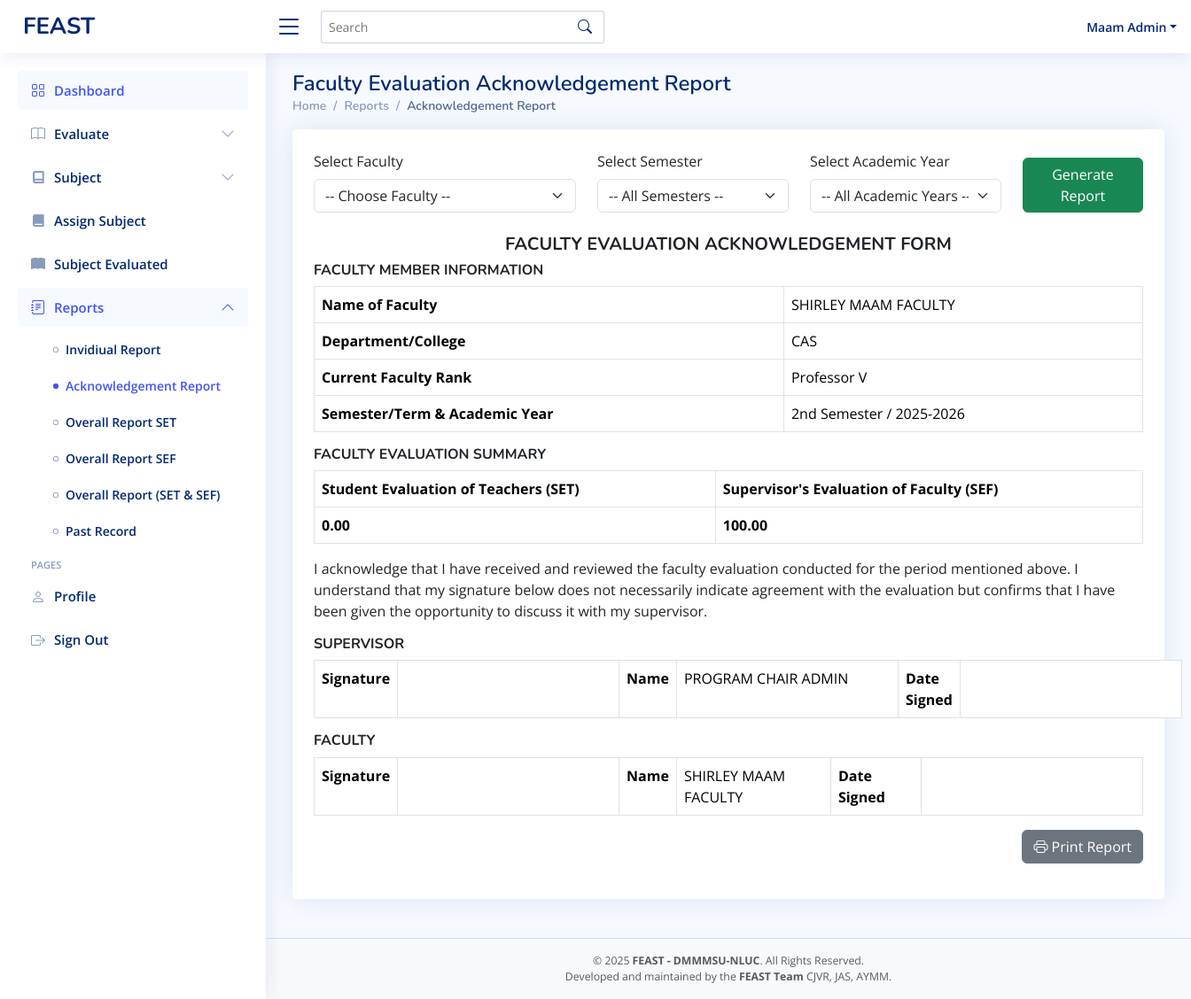
Page /admin-acknowledgementreport.php?faculty_id=002-0000-0 (signed in) on the committed database.
### tables this page shows
CREATE TABLE `faculty` (
  `idnumber` varchar(11) NOT NULL,
  `first_name` varchar(50) NOT NULL,
  `mid_name` varchar(50) NOT NULL,
  `last_name` varchar(50) NOT NULL,
  `password` varchar(50) DEFAULT NULL,
  `department` varchar(50) NOT NULL,
  `faculty_rank` varchar(50) DEFAULT NULL,
  `role` varchar(50) NOT NULL DEFAULT 'faculty',
  `status` varchar(11) NOT NULL DEFAULT 'active'
);

CREATE TABLE `admin_evaluation` (
  `id` int(11) NOT NULL,
  `evaluator_id` varchar(50) NOT NULL,
  `evaluatee_id` varchar(50) NOT NULL,
  `evaluator_position` varchar(50) NOT NULL,
  `academic_year` varchar(20) NOT NULL,
  `semester` enum('1st Semester','2nd Semester','Summer') NOT NULL,
  `total_score` int(11) NOT NULL,
  `computed_rating` decimal(5,2) NOT NULL,
  `comments` text DEFAULT NULL,
  `department` varchar(100) DEFAULT NULL,
  `evaluation_date` datetime DEFAULT current_timestamp()
);

### admin-acknowledgementreport.php (the view, shortened to what this page needs)
<?php
include 'conn/conn.php';
?>
<!DOCTYPE html>
<html lang="en">
<head>
  <?php include 'header.php'; ?>
</head>
<body>
  <?php include 'admin-header.php' ?>
  <aside id="sidebar" class="sidebar">
    <ul class="sidebar-nav" id="sidebar-nav">
      <li class="nav-item">
        <a class="nav-link" href="admin-dashboard.php">
          <i class="bi bi-grid"></i>
          <span>Dashboard</span>
        </a>
      </li>
      <li class="nav-item">
        <a class="nav-link collapsed" data-bs-target="#charts-nav" data-bs-toggle="collapse" href="#">
          <i class="bi bi-book"></i><span>Evaluate</span><i class="bi bi-chevron-down ms-auto"></i>
        </a>
      </li>
      <li class="nav-item">
        <a class="nav-link collapsed" data-bs-target="#subject" data-bs-toggle="collapse" href="#">
          <i class="ri-book-line"></i><span>Subject</span><i class="bi bi-chevron-down ms-auto"></i>
        </a>
      </li>
      <li class="nav-item">
        <a class="nav-link collapsed" href="admin-studentsubject.php">
          <i class="ri-book-fill"></i>
          <span>Assign Subject</span>
        </a>
      </li>
      <li class="nav-item">
        <a class="nav-link collapsed" href="admin-evaluatedsubject.php">
          <i class="bi bi-book-fill"></i>
          <span>Subject Evaluated</span>
        </a>
      </li>
      <li class="nav-item">
        <a class="nav-link collapse" data-bs-target="#reports" data-bs-toggle="collapse" href="#">
          <i class="bi bi-journal-text"></i><span>Reports</span><i class="bi bi-chevron-down ms-auto"></i>
        </a>
        <ul id="reports" class="nav-content collapse show" data-bs-parent="#sidebar-nav">
          <li>
            <a href="admin-individualreport.php">
              <i class="bi bi-circle"></i><span>Invidiual Report</span>
            </a>
          </li>
          <li>
            <a href="admin-acknowledgementreport.php" class="active">
              <i class="bi bi-circle"></i><span>Acknowledgement Report</span>
            </a>
          </li>
          <li>
            <a href="admin-overallreport-set.php">
              <i class="bi bi-circle"></i><span>Overall Report SET</span>
            </a>
          </li>
      </li>
      <li>
        <a href="admin-overallreport-sef.php">
          <i class="bi bi-circle"></i><span>Overall Report SEF</span>
        </a>
      </li>
      <li>
        <a href="admin-overallreport.php">
          <i class="bi bi-circle"></i><span>Overall Report (SET & SEF)</span>
        </a>
      </li>
      <li>
        <a href="admin-pastrecords.php">
          <i class="bi bi-circle"></i><span>Past Record</span>
        </a>
      </li>
    </ul>
    <li class="nav-heading">Pages</li>
    <li class="nav-item">
      <a class="nav-link collapsed" href="admin-user-profile.php">
        <i class="bi bi-person"></i>
        <span>Profile</span>
      </a>
    </li>
    <li class="nav-item">
      <a class="nav-link collapsed" href="logout.php">
        <i class="bi bi-box-arrow-right"></i>
        <span>Sign Out</span>
      </a>
    </li>
  </aside>
  <main id="main" class="main">
    <div class="pagetitle">
      <h1>Faculty Evaluation Acknowledgement Report</h1>
      <nav>
        <ol class="breadcrumb">
          <li class="breadcrumb-item"><a href="admin-dashboard.php">Home</a></li>
          <li class="breadcrumb-item">Reports</li>
          <li class="breadcrumb-item active">Acknowledgement Report</li>
        </ol>
      </nav>
    </div>
    <div class="card p-4 mb-4">
      <form method="GET" action="admin-acknowledgementreport.php">
        <div class="row align-items-end mb-4">
          <div class="col-md-4">
            <label for="faculty_id" class="form-label">Select Faculty</label>
            <select class="form-select" name="faculty_id" id="faculty_id" required>
              <option value="" disabled selected>-- Choose Faculty --</option>
            </select>
          </div>
          <div class="col-md-3">
            <label for="semester" class="form-label">Select Semester</label>
            <select class="form-select" name="semester" id="semester">
              <option value="">-- All Semesters --</option>
            </select>
          </div>
          <div class="col-md-3">
            <label for="academic_year" class="form-label">Select Academic Year</label>
            <select class="form-select" name="academic_year" id="academic_year">
              <option value="">-- All Academic Years --</option>
            </select>
          </div>
          <div class="col-md-2">
            <button type="submit" class="btn btn-success mt-3 mt-md-0 w-100">Generate Report</button>
          </div>
        </div>
      </form>
      <?php
      if (isset($_GET['faculty_id'])) {
        $faculty_id = $_GET['faculty_id'];
        $params_types = "s";
        $params_values = [$faculty_id];
        $admin_eval_where_clauses = ["evaluatee_id = ?"];
        $eval_where_clauses = ["faculty_id = ?"];
        $admin_eval_where_sql = implode(' AND ', $admin_eval_where_clauses);
        $eval_where_sql = implode(' AND ', $eval_where_clauses);
        $fname = $mname = $lname = $dept = $rank = '';
        $stmt = $conn->prepare("SELECT first_name, mid_name, last_name, department, faculty_rank FROM faculty WHERE idnumber = ?");
        if ($stmt) {
          $stmt->bind_param("s", $faculty_id);
          $stmt->execute();
          $stmt->bind_result($fname, $mname, $lname, $dept, $rank);
        }
        $full_name = strtoupper("$fname $mname $lname");
        $dept_display = strtoupper($dept);
        $rank_display = ucwords($rank);
        $sem = "N/A";
        $sy = "N/A";
        $stmt_sem_sy = $conn->prepare("SELECT semester, academic_year FROM admin_evaluation WHERE " . $admin_eval_where_sql . " ORDER BY evaluation_date DESC LIMIT 1");
        if ($stmt_sem_sy) {
          $stmt_sem_sy->bind_param($params_types, ...$params_values);
          $stmt_sem_sy->execute();
          $stmt_sem_sy->bind_result($sem_res, $sy_res);
          if ($stmt_sem_sy->fetch()) {
            $sem = $sem_res;
            $sy = $sy_res;
          }
        }
        $set_avg = '0.00';
        $stmt_set_avg = $conn->prepare("SELECT AVG(computed_rating) as avg FROM evaluation WHERE " . $eval_where_sql);
        if ($stmt_set_avg) {
          $stmt_set_avg->bind_param($params_types, ...$params_values);
          $stmt_set_avg->execute();
          $stmt_set_avg->bind_result($avg_res);
          if ($stmt_set_avg->fetch()) {
            $set_avg = number_format($avg_res, 2);
          }
        }
        $sef_avg = '0.00';
        $stmt_sef_avg = $conn->prepare("SELECT AVG(computed_rating) as avg FROM admin_evaluation WHERE " . $admin_eval_where_sql);
        if ($stmt_sef_avg) {
          $stmt_sef_avg->bind_param($params_types, ...$params_values);
          $stmt_sef_avg->execute();
          $stmt_sef_avg->bind_result($avg_res);
          if ($stmt_sef_avg->fetch()) {
            $sef_avg = number_format($avg_res, 2);
          }
        }
        $evaluator_name = '';
        $stmt_evaluator = $conn->prepare("SELECT evaluator_id FROM admin_evaluation WHERE " . $admin_eval_where_sql . " ORDER BY evaluation_date DESC LIMIT 1");
        if ($stmt_evaluator) {
          $stmt_evaluator->bind_param($params_types, ...$params_values);
          $stmt_evaluator->execute();
          $stmt_evaluator->bind_result($admin_evaluator_id);
          if ($stmt_evaluator->fetch()) {
            $stmt_admin_info = $conn->prepare("SELECT first_name, mid_name, last_name FROM admin WHERE idnumber = ?");
            if ($stmt_admin_info) {
              $stmt_admin_info->bind_param("s", $admin_evaluator_id);
              $stmt_admin_info->execute();
              $stmt_admin_info->bind_result($admin_fname, $admin_mname, $admin_lname);
              if ($stmt_admin_info->fetch()) {
                $evaluator_name = strtoupper($admin_fname . ' ' . $admin_mname . ' ' . $admin_lname);
              }
            }
          } else {
            $stmt_evaluator->close();
          }
        }
      ?>
        <div id="printSection">
          <h5 class="text-center"><strong>FACULTY EVALUATION ACKNOWLEDGEMENT FORM</strong></h5>
          <h6><strong>FACULTY MEMBER INFORMATION</strong></h6>
          <table class="table table-bordered w-100">
            <tr>
              <th>Name of Faculty</th>
              <td><?= htmlspecialchars($full_name) ?></td>
            </tr>
            <tr>
              <th>Department/College</th>
              <td><?= htmlspecialchars($dept_display) ?></td>
            </tr>
            <tr>
              <th>Current Faculty Rank</th>
              <td><?= htmlspecialchars($rank_display) ?></td>
            </tr>
            <tr>
              <th>Semester/Term & Academic Year</th>
              <td><?= htmlspecialchars($sem) ?> / <?= htmlspecialchars($sy) ?></td>
            </tr>
          </table>
          <h6><strong>FACULTY EVALUATION SUMMARY</strong></h6>
          <table class="table table-bordered text-center w-100">
            <thead>
              <tr>
                <th>Student Evaluation of Teachers (SET)</th>
                <th>Supervisor's Evaluation of Faculty (SEF)</th>
              </tr>
            </thead>
            <tbody>
              <tr>
                <td><strong><?= htmlspecialchars($set_avg) ?></strong></td>
                <td><strong><?= htmlspecialchars($sef_avg) ?></strong></td>
              </tr>
            </tbody>
          </table>
          <p>
            I acknowledge that I have received and reviewed the faculty evaluation conducted for the period mentioned above.
            I understand that my signature below does not necessarily indicate agreement with the evaluation but confirms that I have been given the opportunity to discuss it with my supervisor.
          </p>
          <h6><strong>SUPERVISOR</strong></h6>
          <table class="table table-bordered w-100">
            <tr>
              <th>Signature</th>
              <td class="signature-box"></td>
              <th>Name</th>
              <td class="signature-box"><?= htmlspecialchars($evaluator_name) ?></td>
              <th>Date Signed</th>
              <td class="signature-box"></td>
            </tr>
          </table>
          <h6><strong>FACULTY</strong></h6>
          <table class="table table-bordered w-100 table-responsive">
            <tr>
              <th>Signature</th>
              <td class="signature-box"></td>
              <th>Name</th>
              <td><?= htmlspecialchars($full_name) ?></td>
              <th>Date Signed</th>
              <td class="signature-box"></td>
            </tr>
          </table>
        </div>
        <div class="text-end mb-3">
          <?php
          $print_url = "admin-acknowledgementreport-print.php?faculty_id=" . urlencode($faculty_id);
          ?>
          <a href="<?= $print_url ?>" target="_blank" class="btn btn-secondary">
            <i class="bi bi-printer"></i> Print Report
          </a>
        </div>
      <?php } ?>
    </div>
  </main>
  <?php include 'footer.php' ?>
</body>
</html>

### assets/css/style.css (style rules this page uses)
:root { scroll-behavior: smooth; }
body { font-family: "Open Sans", sans-serif; background: #f6f9ff; color: #444444; }
a { color: #4154f1; text-decoration: none; }
h1, h2, h3, h4, h5, h6 { font-family: "Nunito", sans-serif; }
#main { margin-top: 60px; padding: 20px 30px; transition: all 0.3s; }
.pagetitle { margin-bottom: 10px; }
.pagetitle h1 { font-size: 24px; margin-bottom: 0; font-weight: 600; color: #012970; }
.card { margin-bottom: 30px; border: none; border-radius: 5px; box-shadow: 0px 0 30px rgba(1, 41, 112, 0.1); }
.breadcrumb { font-size: 14px; font-family: "Nunito", sans-serif; color: #899bbd; font-weight: 600; }
.breadcrumb a { color: #899bbd; transition: 0.3s; }
.breadcrumb .breadcrumb-item::before { color: #899bbd; }
.breadcrumb .active { color: #51678f; font-weight: 600; }
.sidebar { position: fixed; top: 60px; left: 0; bottom: 0; width: 300px; z-index: 996; transition: all 0.3s; padding: 20px; overflow-y: auto; scrollbar-width: thin; scrollbar-color: #aab7cf transparent; box-shadow: 0px 0px 20px rgba(1, 41, 112, 0.1); background-color: #fff; }
@media (min-width: 1200px) { #main, #footer { margin-left: 300px; } }
.sidebar-nav { padding: 0; margin: 0; list-style: none; }
.sidebar-nav li { padding: 0; margin: 0; list-style: none; }
.sidebar-nav .nav-item { margin-bottom: 5px; }
.sidebar-nav .nav-heading { font-size: 11px; text-transform: uppercase; color: #899bbd; font-weight: 600; margin: 10px 0 5px 15px; }
.sidebar-nav .nav-link { display: flex; align-items: center; font-size: 15px; font-weight: 600; color: #4154f1; transition: 0.3; background: #f6f9ff; padding: 10px 15px; border-radius: 4px; }
.sidebar-nav .nav-link i { font-size: 16px; margin-right: 10px; color: #4154f1; }
.sidebar-nav .nav-link.collapsed { color: #012970; background: #fff; }
.sidebar-nav .nav-link.collapsed i { color: #899bbd; }
.sidebar-nav .nav-link .bi-chevron-down { margin-right: 0; transition: transform 0.2s ease-in-out; }
.sidebar-nav .nav-link:not(.collapsed) .bi-chevron-down { transform: rotate(180deg); }
.sidebar-nav .nav-content { padding: 5px 0 0 0; margin: 0; list-style: none; }
.sidebar-nav .nav-content a { display: flex; align-items: center; font-size: 14px; font-weight: 600; color: #012970; transition: 0.3; padding: 10px 0 10px 40px; transition: 0.3s; }
.sidebar-nav .nav-content a i { font-size: 6px; margin-right: 8px; line-height: 0; border-radius: 50%; }
.sidebar-nav .nav-content a:hover, .sidebar-nav .nav-content a.active { color: #4154f1; }
.sidebar-nav .nav-content a.active i { background-color: #4154f1; }

### admin-acknowledgementreport.php (style rules this page uses)
.table th, .table td { text-align: left; vertical-align: top; }
.signature-box { height: 60px; min-width: 250px; border-bottom: 1px solid #000; }

### rows in the picture
faculty: full_name "SHIRLEY MAAM FACULTY", department "CAS", faculty_rank "Professor V"
admin_evaluation: semester "2nd Semester", academic_year "2025-2026"

### other values in the picture
$_SESSION['first_name'] "Maam"
$_SESSION['last_name'] "Admin"
$set_avg "0.00"
$sef_avg "100.00"
$evaluator_name "PROGRAM CHAIR ADMIN"
